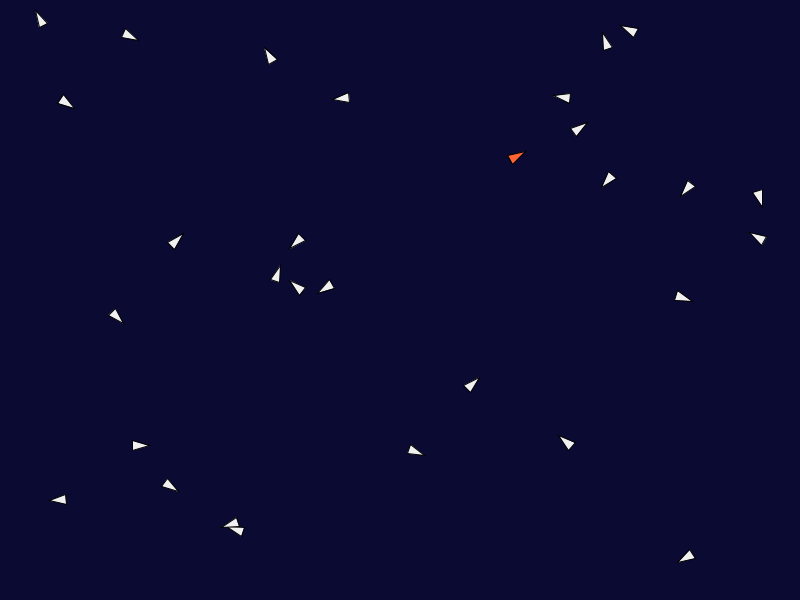
Frame 1 (no input)
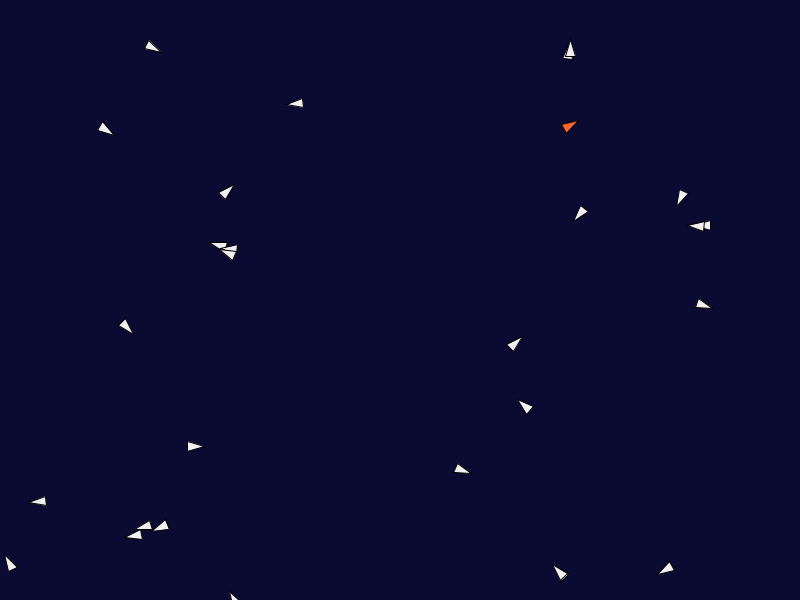
Frame 60 (the mouse pressed at the canvas centre just before this capture)
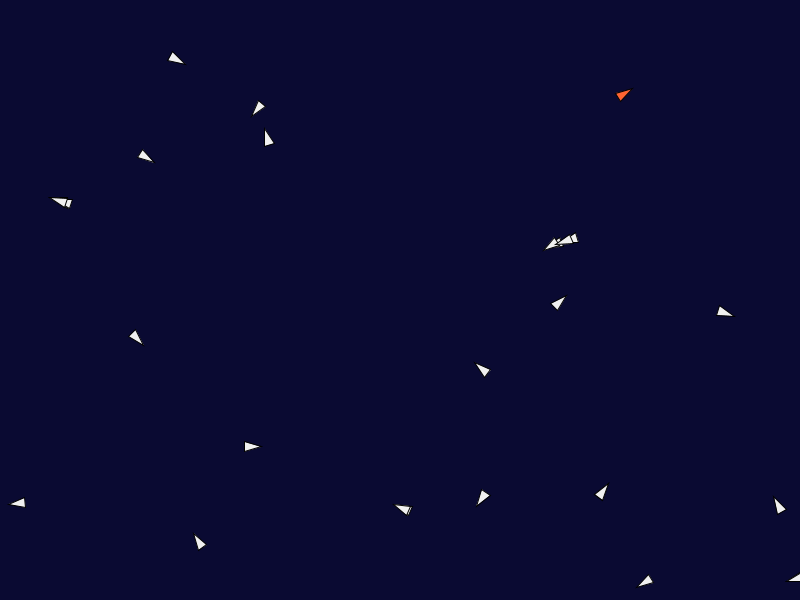
Frame 120 (the mouse held since frame 60 and released just before this capture)

The Processing sketch that drew these frames (run headless with seeded random() and noise(); from frame 60 on, the mouse is pressed at the canvas centre):

// Processing sketch: FlockingBirds2
// ── FlockingBirds2.pde
// I know it doesn't work proporly, but I can't understand why.
// I still hope it shows that I understand the concept

float randomX;
float randomY;

float r = 4;           // radius
int numObj = 30;
 
 // +1 becouse of the predator
PVector[] acc = new PVector[numObj+1];
PVector[] pos = new PVector[numObj+1];
PVector[] vel = new PVector[numObj+1];
float[] theta = new float[numObj+1];
PVector target = new PVector(0, 0);

PVector rule1 = new PVector(0, 0);
PVector rule2 = new PVector(0, 0);
PVector rule3 = new PVector(0, 0);
float avgPosWeight = 1;
float avgVelWeight = 1;
float seperationWeight = 1.5;



//PVector acc = new PVector(0,0);
//PVector pos = new PVector(width/2,height/2);
//PVector vel = new PVector(0,-2);

float visionField = 50;
float seperationField = 25;

float maxSpeed = 3;
float predatorMaxSpeed = 7;
float maxForce = 0.05;

boolean once = false;

void setup() {
  size(800, 600);
  background(10, 10, 50);

  
  // sets acceleration, and random start velocity and positions for birds
  for(int i=0; i<numObj+1; i++){
    randomX = random(0, width);
    randomY = random(0, height);
    pos[i] = new PVector(randomX, randomY);
    
    randomX = random(-1, 1);
    randomY = random(-1, 1);
    vel[i] = new PVector(randomX, randomY);
    
    acc[i] = new PVector(0, 0);
  }
  

}


void draw() {
  background(10, 10, 50);
  
  if(once == false){

  }
  
  for(int i=0; i<numObj; i++){

    // rules to create target
    rule3 = seperation(i);
    rule2 = avgVel(i);
    rule1 = avgPos(i);
   
    rule3.mult(seperationWeight);
    rule2.mult(avgVelWeight);
    rule1.mult(avgPosWeight);

    acc[i].add(rule3);
    acc[i].add(rule2);
    acc[i].add(rule1);
    //PVector test = PVector.sub(rule2, rule3);

    // movment

    

    if(checkForPredator(i)){
      target = avoidPredator(i);
      target.mult(20);
    }

    update(i);
    checkEdges(i);
    display(i);
  }
  
  
  /*
  
    //predator
    target = avgPos(numObj);
    steer(numObj);
    update(numObj);
    checkEdges(numObj);
    display(numObj);
    
    */
    
  once = true;
    
}


PVector avgPos(int i){
  int counter = 0;
  float sumX = 0;
  float sumY = 0;
  PVector sum;
  for(int a=0; a<numObj; a++){
    if(dist(pos[i].x, pos[i].y, pos[a].x, pos[a].y) <= visionField && a != i){
      sumX += pos[a].x;
      sumY += pos[a].y;
    counter++;
    }
  }
  
   if(counter == 0){
    return new PVector(0, 0);
  }
  
  sum = new PVector(sumX/counter, sumY/counter);
  sum = PVector.sub(sum, pos[i]);
  sum.normalize();
  sum.mult(maxSpeed);
  
  sum = PVector.sub(sum, vel[i]);
  sum.limit(maxForce);
  return sum;
  
  /*
  return new PVector(avgPos.x-pos[i].x, avgPos.y-pos[i].y).normalize();
  */
  

}

PVector avgVel(int i){
  int counter = 0;
  float sumX = 0;
  float sumY = 0;
  PVector sum;
  for(int a=0; a<numObj; a++){
    
    if(dist(pos[i].x, pos[i].y, pos[a].x, pos[a].y) <= visionField && i != a){
    sumX += vel[a].x;
    sumY += vel[a].y;
    counter++;
    }
  }
  
  
  
   if(counter == 0){
    return new PVector(0, 0);
  }
  
  sum = new PVector(sumX/counter, sumY/counter).normalize();
  sum.mult(maxSpeed);
  sum = PVector.sub(sum, vel[i]);
  sum.limit(maxForce);
  return sum;


}

PVector seperation(int i){
  PVector avgPos;
  int counter = 0;
  float sumX = 0;
  float sumY = 0;
  PVector sum = new PVector(0, 0);
  PVector sum2 = new PVector(0, 0);
  
  for(int a=0; a<numObj; a++){
    // 0 is self
    if(dist(pos[i].x, pos[i].y, pos[a].x, pos[a].y) <= seperationField && dist(pos[i].x, pos[i].y, pos[a].x, pos[a].y) != 0){
      sum = PVector.sub(pos[i], pos[a]);
      sum.normalize();
      sum.div(dist(pos[i].x, pos[i].y, pos[a].x, pos[a].y));
      sum2.add(sum);
      counter++;
    }
  }
  

  if(counter != 0){
    sum2 = new PVector(sumX/counter, sumY/counter);
  }
  
  if (sum2.mag() > 0) {
      // Implement Reynolds: Steering = Desired - Velocity
      sum2.normalize();
      sum2.mult(maxSpeed);
      sum2.sub(vel[i]);
      sum2.limit(maxForce);
    }
  
  return sum2;

}

boolean checkForPredator(int i){
  if(dist(pos[i].x, pos[i].y, pos[numObj].x, pos[numObj].y) <= visionField){
    return true;
  }

  return false;
}

PVector avoidPredator(int i){
  float vecDegree = atan2(vel[i].y, vel[i].x)*180/PI;
  float predatorDegree = atan2(vel[numObj].y, vel[numObj].x)*180/PI;

   if(vecDegree >= predatorDegree){
    return new PVector(vel[numObj].y, -vel[numObj].x);
  } else {
    return new PVector(-vel[numObj].y, vel[numObj].x);
  }
}




void update(int i) {
  vel[i].add(acc[i]);
  if(i == numObj){
    vel[i].limit(predatorMaxSpeed);
  } else {
    vel[i].limit(maxSpeed);
  }
  pos[i].add(vel[i]);
  acc[i].mult(0); // reset acceleration 
}

void display(int i){
  float extra = 1;
  if(i == numObj){ // if its predator
    extra = 2;
  };
  
  theta[i] = vel[i].heading2D() + PI/2;
   if(i == 0){
    // print("\n#... theta: " + theta[i]);
  }
  if(i==0){
    fill(255, 100, 50);
  } else if(i == numObj){
    fill(255, 0, 0);
  } else {
    fill(240, 240, 240);
  }
  strokeWeight(1);
  stroke(0);
  pushMatrix();
  translate(pos[i].x, pos[i].y);
  rotate(theta[i]);
  beginShape();
  vertex(r+extra, r*2+extra);
  vertex(-r-extra, r*2+extra);
  vertex(0, -r*2*extra);
  endShape(CLOSE);
  popMatrix();
}

void checkEdges(int i){
  if(pos[i].x > width){
    pos[i].x = pos[i].x = 0;
  } else if (pos[i].x < 0) {
    pos[i].x = pos[i].x = width;
  }
  
  if(pos[i].y > height){
    pos[i].y = pos[i].y = 0;
  } else if (pos[i].y < 0) {
    pos[i].y = pos[i].y = height;
  }
  

}
